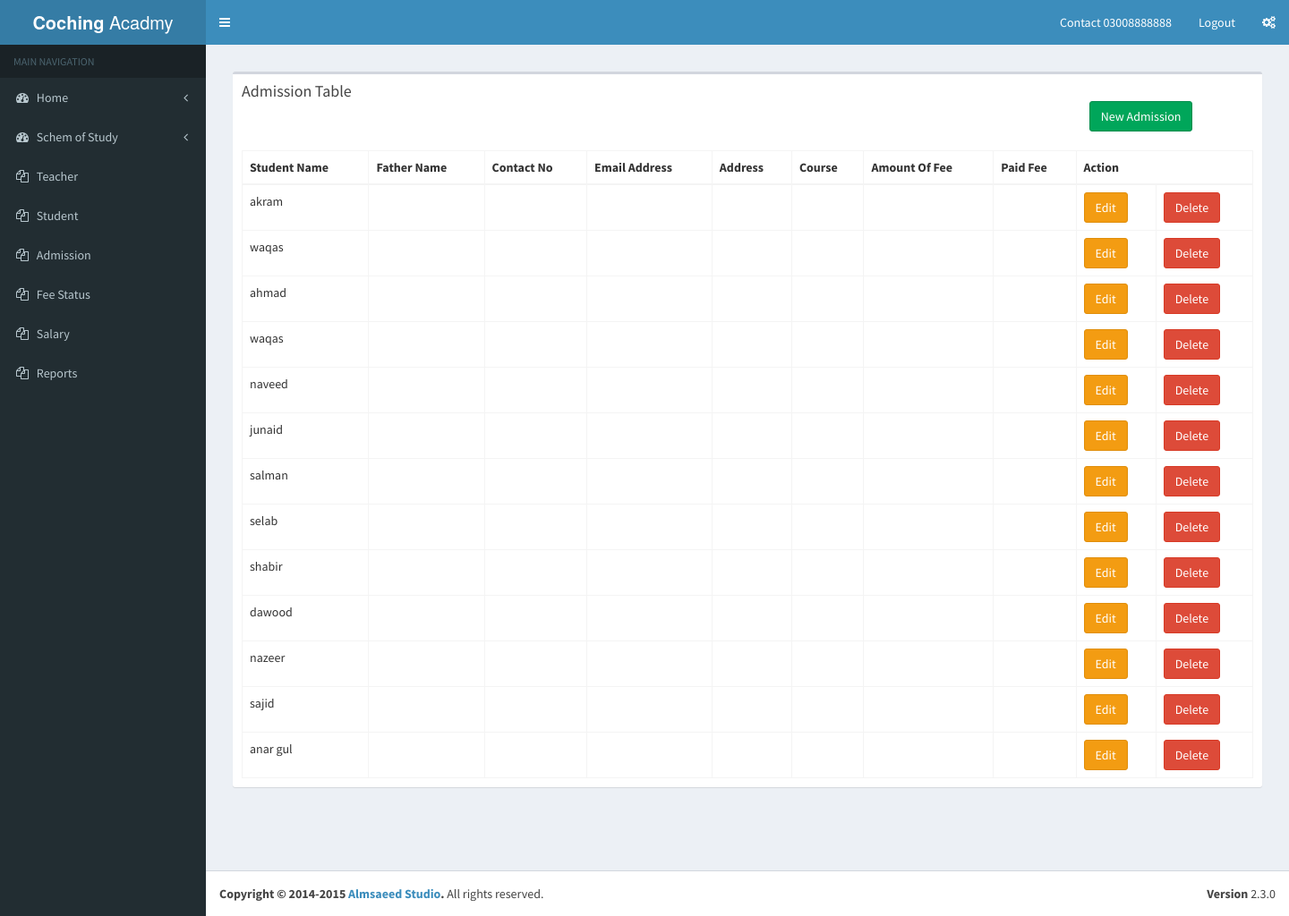
Page /admission.php on the committed database.
### tables this page shows
CREATE TABLE `admission` (
  `s.no` int(255) NOT NULL,
  `student_name` varchar(255) NOT NULL,
  `course_name` varchar(255) NOT NULL,
  `fee_paid` varchar(255) NOT NULL,
  `total_fee` varchar(255) NOT NULL
);

### admission.php (the view, shortened to what this page needs)
<?php
include 'include/conn.php';
include 'include/header.php';
include 'include/leftsidebar.php';
$sql="SELECT * FROM `admission`";
$stmt=$conn->prepare($sql);
$stmt->execute();
$result = $stmt->fetchAll();
?>
      <div class="content-wrapper">
        <section class="content">
         <section class="content">
          <div class="row">
            <div class="col-xs-12">
              <div class="box">
                <div class="box-header">
                  <h3 class="box-title">Admission Table</h3>
                  <div class="col-md-12">
                  	<div class="col-md-10"></div>
                    <div class="col-md-2">
                    <td><a href="admission_insert.php?" class="btn btn-success">New Admission</a></td>
                    </div>
                  </div>
                </div>
                <div class="box-body">
                  <table id="example2" class="table table-bordered table-hover">
                   <div class="col-md-12">
		       <thead>
                    <tr>
		      <th>Student Name</th>
                      <th>Father Name</th>
                      <th>Contact No</th>
                      <th>Email Address</th>
		      <th>Address</th>
		      <th>Course</th>
		      <th>Amount Of Fee</th>
		      <th>Paid Fee</th>
		      <th colspan="2">Action</th>
		    </tr>
                    </thead>
                    <tbody>
			<?php foreach ($result as $result){ ?>
		    <tr>
		      <td><?= $result['student_name']?></td>
		      <td><?= $result['father_name']?></td>
		      <td><?= $result['contact_no']?></td>
		      <td><?= $result['email']?></td>
		      <td><?= $result['address']?></td>
		      <td>
		      </td>
		      <td><?= $result['amount']?></td>
		      <td><?= $result['paid']?></td>
		      <td><a class="btn btn-warning" href="admission_edit.php?id=<?= $result['s.no']?>" >Edit</a></td>
		      <td><a class="btn btn-danger" href="admission_delete.php?id=<?= $result['s.no']?>" >Delete</a></td>
		    </tr>
			<?php } ?>
                    </tbody>
                  </table>
                </div>
              </div>
            </div>
          </div>
       </div>
      </div>
<?php include'include/footer.php';?>

### rows in the picture
admission: student_name "akram"
admission: student_name "waqas"
admission: student_name "ahmad"
admission: student_name "waqas"
admission: student_name "naveed"
admission: student_name "junaid"
admission: student_name "salman"
admission: student_name "selab"
admission: student_name "shabir"
admission: student_name "dawood"
admission: student_name "nazeer"
admission: student_name "sajid"
admission: student_name "anar gul"
